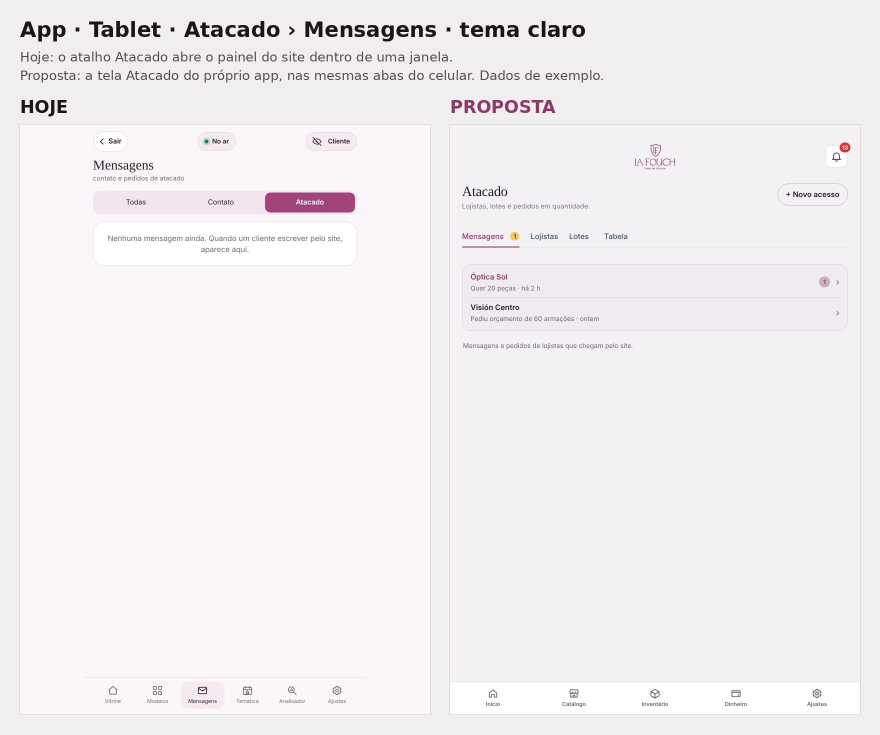
#> input picture work/s349/30-tablet-atacado-claro.jpg, 1760 x 1469 px (shown at 1/2 size)
$ python -i esb64.py   (imports and definitions only)
#> lines starting #> are read from the running program, lines starting #| are printed output that depends on the picture
### work/kit/kit.py
#!/usr/bin/env python3
"""Kit de esboço realista (12/11/2026). Abre a tela REAL do site ou do app, injeta só o que muda e fotografa.
uso:
  python3 work/kit/kit.py site <tela> <saida.png> [inject.js|inject.html] [--y N] [--es] [--ref CODIGO] [--pc 1440|1920|2560] [--alvo SELETOR] [--espera MS]
  python3 work/kit/kit.py app  <tela> <saida.png> [inject.html] [--escuro]
  python3 work/kit/kit.py revisa tela1.png tela2.png   (designer: confere centralização)
  python3 work/kit/kit.py prancha <saida.jpg> "Título" "sub" tela1.png:"Título 1":"sub 1" ...
telas do site: home catalogo produto carrinho entrega delivery pagamento conta atacado
telas do app : inicio estoque caixa clientes ped hist ajustes fx desp dash (qualquer id de setView)
inject .html no site = vira <main> abaixo do cabeçalho (classes reais do site + site-comp.css, prefixo #atx)
inject .js  no site = função JS (a)=>{...} rodada na tela real (para acrescentar cartões .cfo/.note/.cfc)
inject .html no app = tela cheia por cima do app (app-comp.css, prefixo #fx)
Sem internet: tudo vem do localhost; login e conta são de teste; nada vai para produção."""
import sys, os, json, subprocess, shutil, time, socket
from playwright.sync_api import sync_playwright
K=os.path.dirname(os.path.abspath(__file__)); RAIZ=os.path.abspath(os.path.join(K,'..','..'))
SITE_SRC=os.path.join(os.path.dirname(RAIZ),'catalogo'); SITE='/tmp/kitsite'; PS,PA=8811,8812
EXE='/opt/pw-browsers/chromium'
def serve(d,p):
    s=socket.socket()
    if s.connect_ex(('127.0.0.1',p))==0: s.close(); return
    subprocess.Popen(['python3','-m','http.server',str(p)],cwd=d,stdout=subprocess.DEVNULL,stderr=subprocess.DEVNULL,start_new_session=True); time.sleep(1)
# [13 lines left out: function prep_site, not called in this run]
CONTA=json.dumps({'nome':'Maria González','email':'maria@exemplo.com','tel':'+595 983 000 000','ends':[{'nome':'Casa','cidade':'Ciudad del Este','dep':'Alto Paraná','end':'Calle Los Lapachos 123','ref':'portão verde'}]})
AUTH=json.dumps({'uid':'kit','idToken':'kit','refresh':'kit','exp':9e15,'ev':True,'email':'maria@exemplo.com'})
PC=[0,0]; ALVO=[None]; ESP=[0]
import sim  # UM simulador só (work/kit/sim.py)
# [5 lines left out: function ctx, not called in this run]
def rolar(pg,y): pg.evaluate("y=>{[...document.querySelectorAll('*')].forEach(e=>{if(e.scrollHeight>e.clientHeight+50&&/(auto|scroll)/.test(getComputedStyle(e).overflowY))e.scrollTop=y});window.scrollTo(0,y)}",y); pg.wait_for_timeout(350)
# [67 lines left out: functions site, app, prancha, revisa, not called in this run]
# [8 lines that do not run on import are left out]

### work/s374/esb64.py
# S374 · esboço 64 (dono 16/11 11:54): Giro e preços › Preços no padrão de luxo + abrir/fechar como na Apple.
# Muda: (1) "Preço automático" 1 vez só (era 3: linha que abre, cartão com a chave e faixa de estado);
# (2) Pré-graduados entram no Contador (sai o bloco "Pré-graduados · preço fixo"); (3) uma frase só para "esta semana"
# (a decisão das tabelas e o "nenhum ajuste" não se contradizem mais); (4) a meta entra em "Contas, taxas e meta";
# (5) os blocos abrem DENTRO do próprio cartão, a altura cresce suave (0,38 s, curva da Apple), a seta gira, o conteúdo sobe 6 px.
# Saídas: 64a (tela inteira Hoje × Proposta, claro/escuro), 64b (quadros da animação), 64c (vídeo MP4 curto). App real, dados de teste.
import sys,os,subprocess,glob;sys.path.insert(0,'/home/claude/lafouch/work/s349');from comum import *
import comum;T='/tmp/s374/';OUT='/home/claude/lafouch/work/s374/'
import kit
from playwright.sync_api import sync_playwright
from PIL import Image,ImageDraw
PREP="""()=>{const L=window.__LF,S=L.S;S.pAuto=S.pAuto||{};S.pAuto.on=true;S.dTab='prec';S.dfold={pau:true,cfg:true,pgr:true,abp:true};L.setView('dash');return !!S.pAuto.on}"""
CSS="""
.fx64{padding:0!important;overflow:hidden;background:var(--panel)!important}
.fx64>.fxH{display:flex;justify-content:space-between;align-items:center;gap:8px;width:100%;text-align:left;background:none;border:0;padding:16px 18px;color:inherit;min-height:56px;font:inherit;cursor:pointer}
.fx64>.fxH b{display:block;font-size:16px;font-weight:600}.fx64>.fxH small{display:block;color:var(--mute);font-size:13.5px;margin-top:3px}
.fx64>.fxH i{font-style:normal;font-size:20px;color:var(--mute);transition:transform .42s cubic-bezier(.45,0,.2,1);display:inline-block}
.fx64.on>.fxH i{transform:rotate(180deg)}
.fx64>.fxB{height:0;overflow:hidden}
.fx64>.fxB>.fxI{padding:0 18px 18px;opacity:0;transform:translateY(-6px)}
.fx64>.fxB .card{background:none!important;box-shadow:none!important;border:0!important;padding:14px 0 0!important;margin:0!important;border-top:1px solid var(--line2,var(--line))!important;border-radius:0!important}
.pa64{display:flex;align-items:center;gap:14px}
"""
PROP="""()=>{const B=document.getElementById('dtabBody');const kids=[...B.children];const txt=e=>(e.innerText||'').trim();
 const cnt=B.querySelector('.cnt');const paCard=document.getElementById('paCard');const paEst=B.querySelector('.paEst');
 const meta=kids.find(e=>/^Lucro do mês/.test(txt(e)));const semana=kids.find(e=>/^Esta semana/.test(txt(e)));
 const iP=kids.findIndex(e=>/^Pré-graduados/.test(txt(e))),iA=kids.findIndex(e=>/^Preços para corrigir/.test(txt(e))),iC=kids.findIndex(e=>/^Contas, taxas e meta/.test(txt(e)));
 const corpo=(a,b)=>kids.slice(a+1,b<0?kids.length:b);
 const pgr=corpo(iP,iA),abp=corpo(iA,iC),cfg=corpo(iC,-1);const V=document.getElementById('v-dash');let sib=B.nextElementSibling;const extra=[];while(sib){if(sib.matches('section.card'))extra.push(sib);sib=sib.nextElementSibling}
 const resumo=e=>{const s=e&&e.querySelector('[data-act=dfold] .hint');return s?s.textContent:''};
 const rA=resumo(kids[iA]),rP=resumo(kids[iP]);
 // (2) Pré-graduados no Contador: mais uma linha em "Para decidir"
 const D=cnt.querySelector('.cntD');const tpl=[...D.querySelectorAll('.cntL')].pop();const pl=tpl.cloneNode(true);pl.className='cntL';
 pl.querySelector('b').textContent='Pré-graduados · preço por linha';pl.querySelector('small').textContent=(rP||'Econômica G$ 25.000 · Luxo G$ 100.000')+' · o contador confere a margem';
 const em=pl.querySelector('em');if(em)em.textContent='ajustar';const ac=pl.querySelector('.lxT,[data-act]');
 const ult=D.querySelector('.cntB');D.insertBefore(pl,ult||null);
 // (1) Preço automático uma vez: só o cartão com a chave, com o estado e a semana na mesma frase
 const sm=paCard.querySelector('small');const on=/ligado/.test(sm.textContent)&&!/desligado/.test(sm.textContent);
 sm.textContent=on?'ligado · revisa toda segunda · nenhum preço mudou nesta semana':'desligado · você define os preços à mão';
 const fold=(id,tit,sub,els)=>{const s=document.createElement('section');s.className='card fx64';s.dataset.fx=id;s.innerHTML='<button type="button" class="fxH" aria-expanded="false"><span><b>'+tit+'</b><small>'+sub+'</small></span><i aria-hidden="true">⌄</i></button><div class="fxB"><div class="fxI"></div></div>';
  const I=s.querySelector('.fxI');els.forEach(e=>I.appendChild(e));return s};
 // (4) a meta dentro de "Contas, taxas e meta"
 const fA=fold('abp','Preços para corrigir',rA||'nenhum',abp);
 const fC=fold('cfg','Contas, taxas e meta','contas do mês, formas de pagamento e a meta',[meta].concat(cfg).concat(extra).filter(Boolean));
 const lbl=kids.find(e=>e.classList.contains('lbl'));
 B.innerHTML='';[cnt,lbl,paCard,fA,fC].filter(Boolean).forEach(e=>B.appendChild(e));
 // (5) abrir como na Apple
 const EZ='cubic-bezier(.45,0,.2,1)';
 B.querySelectorAll('.fx64').forEach(s=>{s.querySelector('.fxH').onclick=()=>{const b=s.querySelector('.fxB'),I=s.querySelector('.fxI'),ab=!s.classList.contains('on');const h=I.scrollHeight;
  s.classList.toggle('on',ab);s.querySelector('.fxH').setAttribute('aria-expanded',ab);
  b.animate([{height:(ab?0:h)+'px'},{height:(ab?h:0)+'px'}],{duration:ab?420:280,easing:EZ,fill:'forwards'});
  I.animate([{opacity:ab?.35:1,transform:'translateY('+(ab?-6:0)+'px)'},{opacity:ab?1:0,transform:'translateY('+(ab?0:-4)+'px)'}],{duration:ab?420:240,easing:EZ,fill:'both'})}});
 const nosso=e=>e.classList.contains('cnt')||e.classList.contains('lbl')||e.id==='paCard'||e.classList.contains('fx64');
 const mv=()=>{[...B.children].forEach(e=>{if(!nosso(e))fC.querySelector('.fxI').appendChild(e)});let x=B.nextElementSibling;while(x){const n=x.nextElementSibling;if(x.matches('section.card'))fC.querySelector('.fxI').appendChild(x);x=n}};new MutationObserver(mv).observe(B,{childList:true});new MutationObserver(mv).observe(V,{childList:true});
 return [!!meta,!!semana,pgr.length,abp.length,cfg.length,on]}"""
def tela(pg,w,prop):
    pg.evaluate(PREP);w(1300)
    if prop:
        pg.add_style_tag(content=CSS);print('   prop',pg.evaluate(PROP));w(500)
        print('   soltos',pg.evaluate("()=>{const B=document.getElementById('dtabBody'),I=B.querySelector('.fx64[data-fx=cfg] .fxI');let n=0;[...B.children].forEach(e=>{if(!e.classList.contains('cnt')&&!e.classList.contains('lbl')&&e.id!=='paCard'&&!e.classList.contains('fx64')){I.appendChild(e);n++}});return n}"));w(200)
def cols(p,k=0.6,CH=1800):
#> called with p = '../s349/30-tablet-atacado-claro.jpg', k = 0.6, CH = 1800
    im=Image.open(p).convert('RGB');im=im.resize((int(im.width*k),int(im.height*k)));n=-(-im.height//CH)
#> in cols, im is the input picture: PIL image 1760x1469 RGB; mean R, G, B 242.3, 238.6, 241.8
#> after `im = im.resize((int(im.width * k), int(im.height * k)))`:
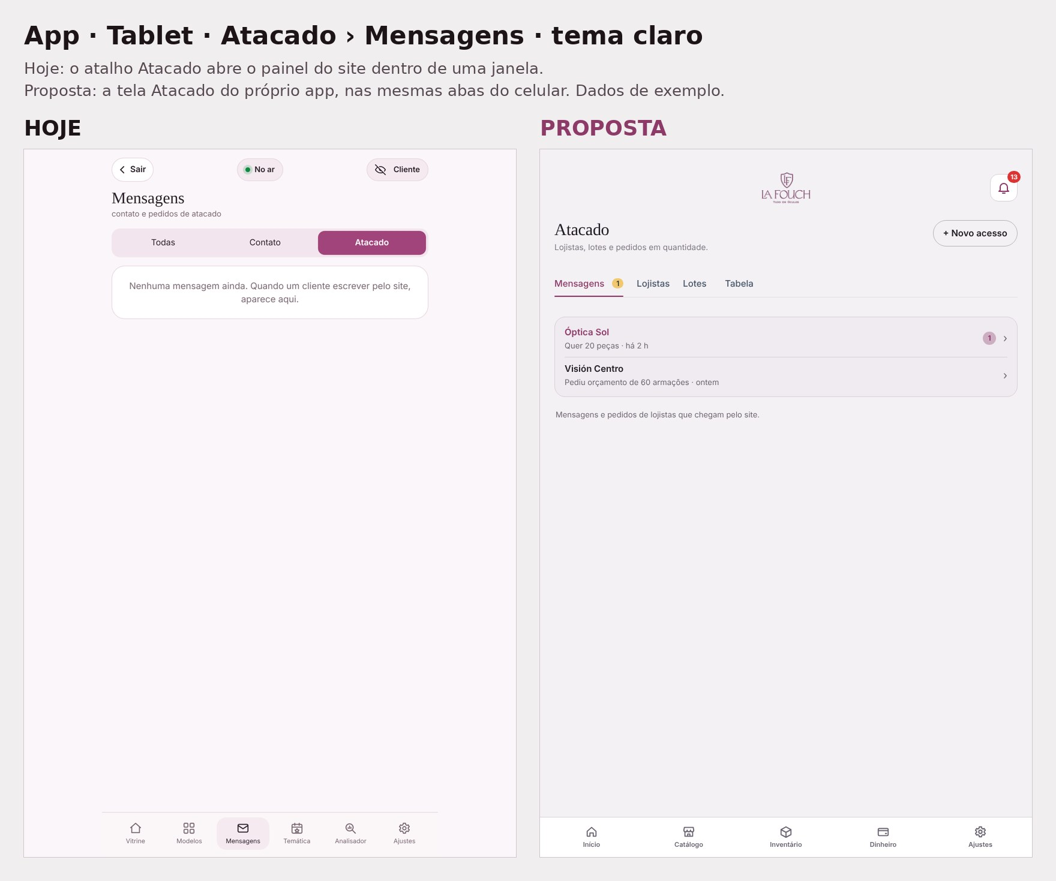
#> im: PIL image 1056x881 RGB; mean R, G, B 242.3, 238.6, 241.7
#> after `n = -(-im.height // CH)`: n = 1
    return [im.crop((0,i*CH,im.width,min(im.height,(i+1)*CH))) for i in range(n)]
def prancha64(nome,titulo,sub,a,b,ha,hb):
    A=cols(a);B=cols(b);cw=A[0].width;g=40;gc=24;CH=1800;larg=max(1500,g+max(len(A),len(B))*(cw+gc))
    _d=ImageDraw.Draw(Image.new('RGB',(4,4)));ns=[]
    for l in sub:
        a_=''
        for q in l.split(' '):
            if _d.textlength((a_+' '+q).strip(),font=F(25))>larg-2*g and a_: ns.append(a_);a_=q
            else: a_=(a_+' '+q).strip()
        ns.append(a_)
    top=96+len(ns)*36+30;S=Image.new('RGB',(larg,top+2*(70+CH)+2*g),'#f1eef0');d=ImageDraw.Draw(S);d.text((g,34),titulo,font=F(40,True),fill='#1d1418')
    for i,l in enumerate(ns): d.text((g,96+i*36),l,font=F(25),fill='#55484f')
    y=top
    for i,(L,r) in enumerate(((A,'HOJE · %d px de tela (continua da esquerda para a direita)'%ha),(B,'PROPOSTA · %d px de tela (blocos fechados; abrem como na Apple)'%hb))):
        d.text((g,y),r,font=F(32,True),fill='#8d3a69' if i else '#1d1418');y+=56
        for j,im in enumerate(L): x=g+j*(cw+gc);S.paste(im,(x,y));d.rectangle([x-1,y-1,x+im.width,y+im.height],outline='#cfc6cb')
        y+=CH+g
    S=S.crop((0,0,S.width,y));S.save(OUT+nome,quality=86);print(' ',nome,S.size)
# [47 lines not run here, left out]

>>> result = cols('../s349/30-tablet-atacado-claro.jpg')
#> result = 1 item
